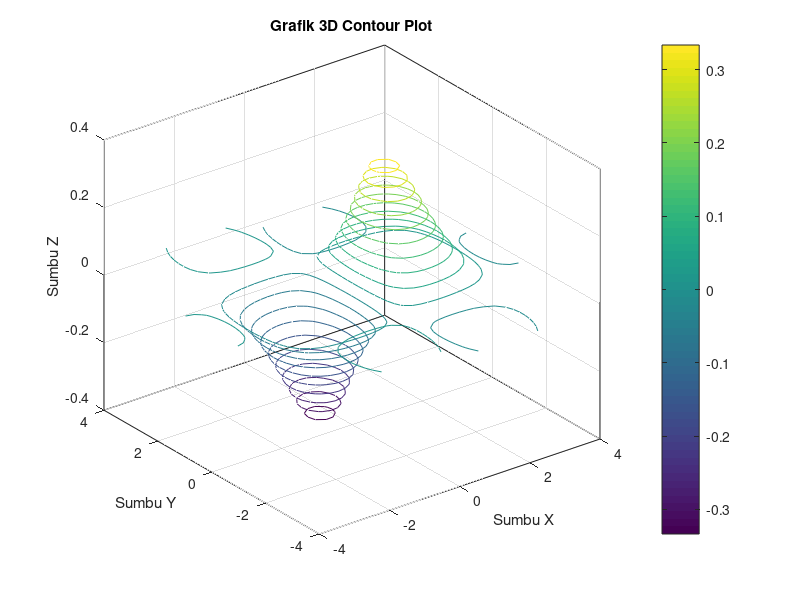

Write MATLAB code to recreate this figure.
x = -4:0.2:4;
y = -4:0.2:4;
[X, Y] = meshgrid(x, y);
Z = 2.0 .^ (-1.2*sqrt(X.^2 + Y.^2)) .* cos(0.8*Y) .* sin(X);

figure;
contour3(X, Y, Z, 20);
xlabel('Sumbu X');
ylabel('Sumbu Y');
zlabel('Sumbu Z');
title('Grafik 3D Contour Plot');
colorbar;
grid on;
